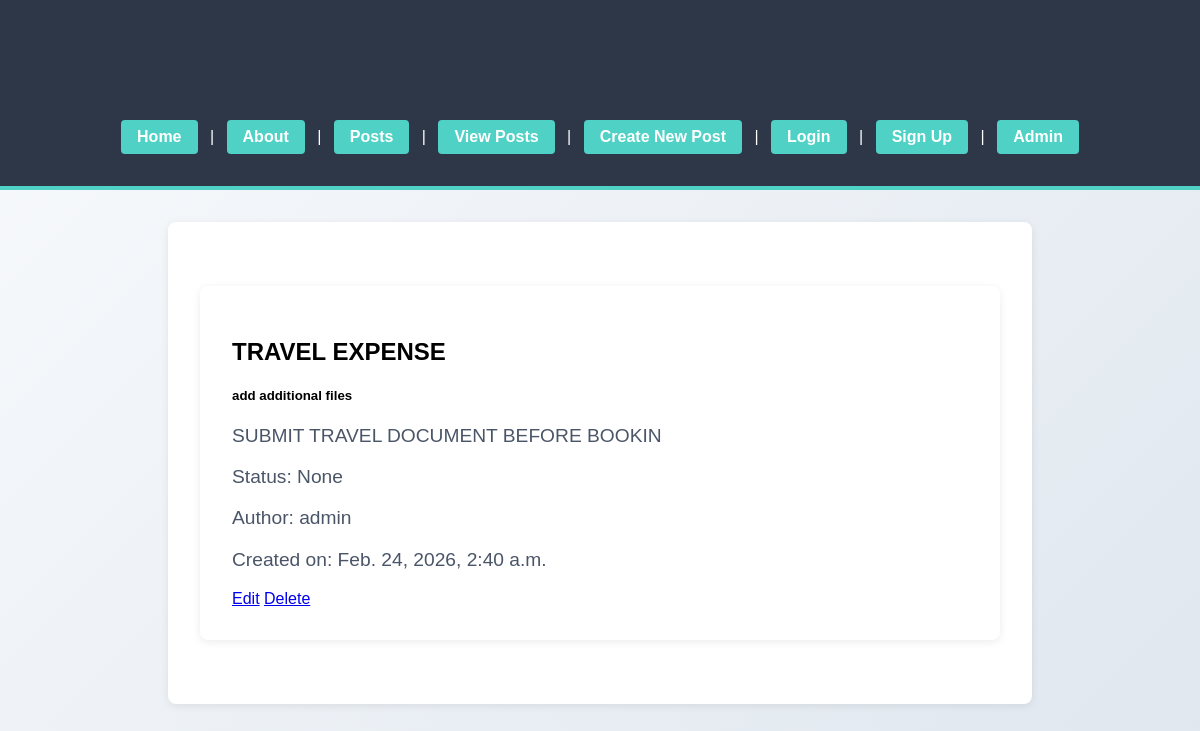
Page /posts/2/ (signed in) on the committed database.
### posts/models.py (models this page shows, shortened)
class Post(models.Model):
	title = models.CharField(max_length=128)
	subtitle = models.CharField(max_length=256)
	body = models.TextField()
	created_on = models.DateTimeField(auto_now_add=True)
	author = models.ForeignKey(
		get_user_model(),
		on_delete=models.CASCADE
	)
	status = models.ForeignKey(
		Status,
		on_delete=models.SET_NULL,
		null=True,
		blank=True,
		related_name='posts'
	)

### posts/views.py (the view)
# urls.py: path('<int:pk>/', PostDetailView.as_view(), name='post_detail'),
class PostDetailView(DetailView):
	model = Post
	template_name = 'posts/post_detail.html'
	context_object_name = 'post'

### templates/posts/post_detail.html
{% extends 'base.html' %}
{% block content %}
<div class="container mt-4">
  <h2>{{ post.title }}</h2>
  <h5>{{ post.subtitle }}</h5>
  <p>{{ post.body }}</p>
  <p>Status: {{ post.status }}</p>
  <p>Author: {{ post.author }}</p>
  <p>Created on: {{ post.created_on }}</p>
  {% if user.is_authenticated and user == post.author %}
    <a href="{% url 'post_update' post.pk %}" class="btn btn-primary">Edit</a>
    <a href="{% url 'post_delete' post.pk %}" class="btn btn-danger">Delete</a>
  {% endif %}
</div>
{% endblock %}

### static/css/style.css (style rules this page uses)
body { font-family: Arial, sans-serif; background: linear-gradient(135deg, #f8fafc 0%, #e0e7ef 100%); margin: 0; padding: 0; }
.container { max-width: 800px; margin: 2rem auto; background: #fff; box-shadow: 0 2px 8px rgba(0,0,0,0.08); border-radius: 8px; padding: 2rem; }
p { font-size: 1.2rem; color: #4a5568; }

### rows in the picture
Post: title "TRAVEL EXPENSE", subtitle "add additional files", body "SUBMIT TRAVEL DOCUMENT BEFORE BOOKIN", status "None", author "admin", created_on "Feb. 24, 2026, 2:40 a.m."
